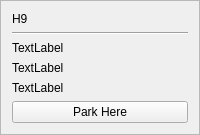
        <widget class="QFrame" name="frame_36">
         <property name="frameShape">
          <enum>QFrame::StyledPanel</enum>
         </property>
         <property name="frameShadow">
          <enum>QFrame::Plain</enum>
         </property>
         <layout class="QGridLayout" name="gridLayout_53">
          <item row="0" column="0">
           <layout class="QVBoxLayout" name="verticalLayout_52">
            <item>
             <widget class="QLabel" name="label_52">
              <property name="text">
               <string>H9</string>
              </property>
             </widget>
            </item>
            <item>
             <widget class="Line" name="line_34">
              <property name="orientation">
               <enum>Qt::Horizontal</enum>
              </property>
             </widget>
            </item>
            <item>
             <widget class="QLabel" name="h9TakenLbl">
              <property name="text">
               <string>TextLabel</string>
              </property>
             </widget>
            </item>
            <item>
             <widget class="QLabel" name="h9handLbl">
              <property name="text">
               <string>TextLabel</string>
              </property>
             </widget>
            </item>
            <item>
             <widget class="QLabel" name="takenByLblh9">
              <property name="text">
               <string>TextLabel</string>
              </property>
             </widget>
            </item>
            <item>
             <widget class="QPushButton" name="h9Btn">
              <property name="text">
               <string>Park Here</string>
              </property>
             </widget>
            </item>
           </layout>
          </item>
         </layout>
        </widget>
